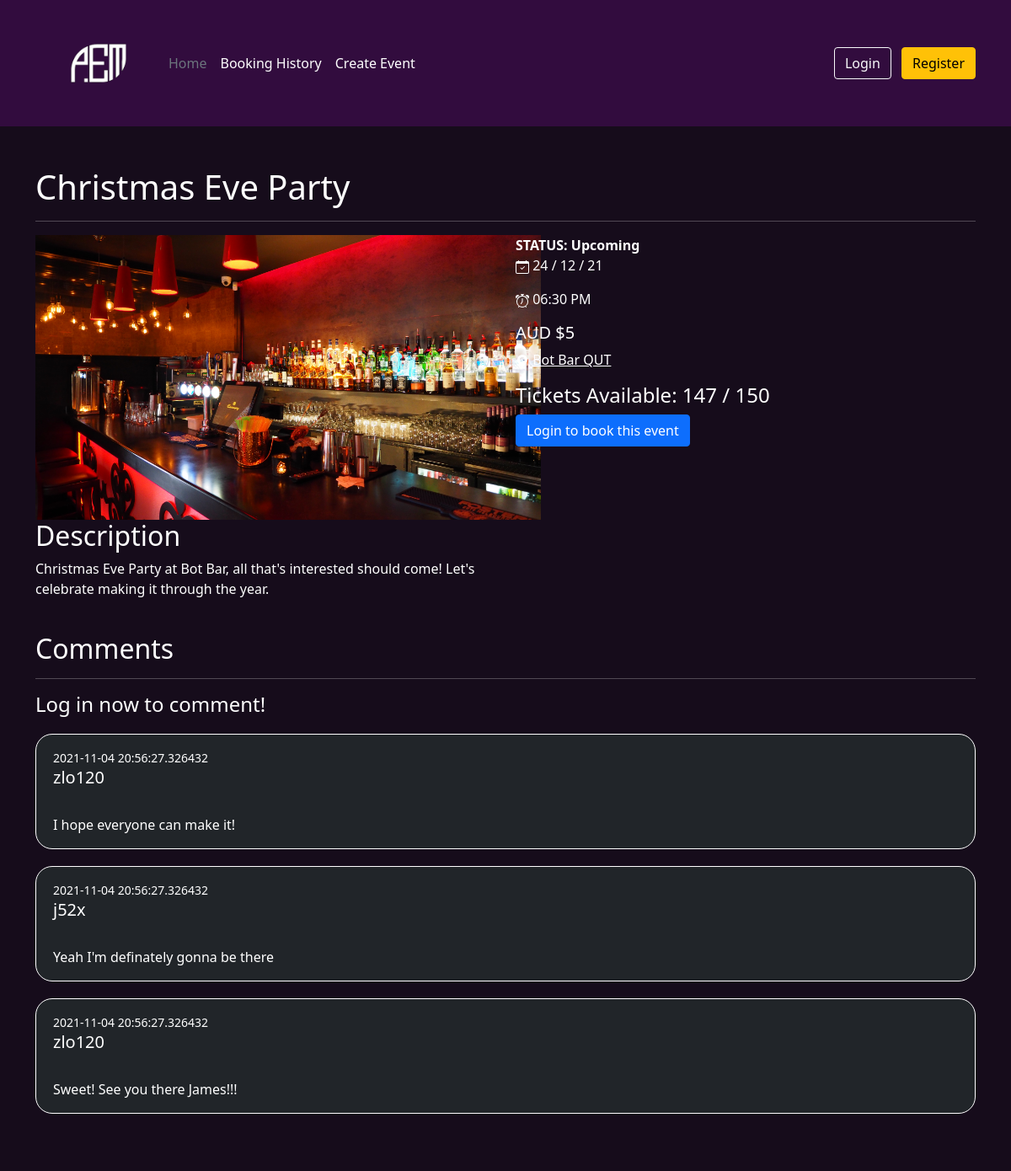
Screenshot of /event/view/1 with the database file from the repository.
### website/models.py (models this page shows)
class Event(db.Model):
    __tablename__ = "events"
    EventID = db.Column(db.Integer, primary_key = True, nullable = False, autoincrement=True)
    Name = db.Column(db.String(256), nullable = False)
    Description = db.Column(db.String(256), nullable = False)
    Status = db.Column(db.String(256), nullable = False)
    DateTime = db.Column(db.DateTime, nullable = False)
    Cost = db.Column(db.Integer, nullable = False)
    Address = db.Column(db.String(256), nullable = False)
    AvailableTickets = db.Column(db.Integer, nullable = False)
    TotalTickets = db.Column(db.Integer, nullable = False)
    Image = db.Column(db.String(256), nullable = True)
    Username = db.Column(db.Integer, db.ForeignKey('users.Username'))
    CategoryID = db.Column(db.Integer, db.ForeignKey('categories.CategoryID'))
    Comments = db.relationship("Comment", backref="Event")
    Orders = db.relationship("Order", backref="Event")

class Comment(db.Model):
    __tablename__ = "comments"
    CommentID = db.Column(db.Integer, primary_key = True, nullable = False, autoincrement=True)
    Comment = db.Column(db.String(256), nullable = False)
    DateTime = db.Column(db.DateTime, default=datetime.now())
    Username = db.Column(db.Integer, db.ForeignKey('users.Username'))
    EventID = db.Column(db.Integer, db.ForeignKey('events.EventID'))

### website/event.py (the view, shortened to what this page needs)
@eventbp.route('/view/<int:id>', methods=['GET', 'POST'])
def view(id):
    event = Event.query.filter_by(EventID = id).first()
    form = CreateComment()
    if event is None:
        return abort(404)
    bookingForm = bookEvent(event)
    return render_template("event/view.html", event = event, form = form , bookingForm = bookingForm)

### website/forms.py (called while the page is built)
def bookEvent(event):
    class CreateBooking(FlaskForm):
        Amount = IntegerField("Number of Tickets", validators=[InputRequired(), NumberRange(min = 1, max = event.AvailableTickets)])
        Submit = SubmitField("Place order")
    return CreateBooking()

### website/templates/event/view.html (shortened to what this page needs)
{% extends "base.html" %}
{% block body %}
<div class="container">
  <div class="white event-content mt-5">
    <h1 class="mb-3" style="text-align: left;">{{event.Name}}</h1>
    <hr>
    <div class="row mb-4">
      <div class="col-6">
        <img width="600px" src="{{ url_for('static' , filename=event.Image) }}" alt="">
        <h2>Description</h2>
        <p>{{event.Description}}</p>
      </div>
      <div class="col-6">
        <strong>STATUS: {{event.Status}}</strong>
        <p> {{event.DateTime.strftime('%d / %m / %y')}}</p>
        <p> {{event.DateTime.strftime('%I:%M %p')}}</p>
        <h5>AUD ${{event.Cost}}</h5>
        <p><svg xmlns="http://www.w3.org/2000/svg" width="16" height="16" fill="currentColor" class="bi bi-geo-alt-fill" viewBox="0 0 16 16">
            <path d="M8 16s6-5.686 6-10A6 6 0 0 0 2 6c0 4.314 6 10 6 10zm0-7a3 3 0 1 1 0-6 3 3 0 0 1 0 6z"/>
          </svg> <a style="color: white;" target="_blank" href="https://maps.google.com/?q={{event.Address}}">{{event.Address}}</a></p>
        <h4>Tickets Available: {{event.AvailableTickets}} / {{event.TotalTickets}}</h4>
        {%if event.Status == "Cancelled"%}
        <button type="button" class="btn btn-primary" disabled>Cancelled</button>
        {% elif event.AvailableTickets == 0 %}
        <button type="button" class="btn btn-primary" disabled>Booked Out</button>
        {% elif current_user.is_authenticated %}
        <button type="button" class="btn btn-primary" data-bs-toggle="modal" data-bs-target="#bookingModal">
          Purchase Tickets
        </button>
        {% else %}
        <a href="{{url_for('auth.login')}}" class="btn btn-primary">Login to book this event</a>
        {% endif %}
      </div>
    </div>
    <div class="comments">
      <h2>Comments</h2>
      <hr>
      {% if current_user.is_authenticated %}
      <form action="" method="POST">
        {{form.hidden_tag()}}
        <div class="form-group">
          {{form.Content(class="form-control")}}
          {{form.Submit(class="form-control mt-3 mb-5 btn btn-primary", style="width:25%")}}
        </div>
      </form>
      {%else%}
      <h4>Log in now to comment!</h4>
      {% endif %}
      {% if event.Comments | length < 1 %}
      <h4>There doesn't seem to be any comments yet...</h4>
      {% else %}
        {% for comment in event.Comments %}
        <div class="comment bg-dark" style="border-style: solid; border-width: thin; border-color: white;">
          <div class="comment-contents">
            <small>{{comment.DateTime}}</small>
              <h5 class="">{{comment.Username}}</h5><br>
              <p>{{comment.Comment}}</p>
          </div>
        </div>
        {% endfor %}
      {% endif %}
    </div>
</div>
</div>
{% endblock %}

### website/static/index.css (style rules this page uses)
.white { color: white; }
.white p { color: white; }
h1, h2, h3, h4, h5, h6 { color: white; }
p { color: black; }
body { background-color: #160c1b; }
hr { border: 0; border-top: 1px solid white; }
.comments { text-align: left; }
.comment { border-radius: 20px; margin-top: 20px; margin-bottom: 20px; }
.comment-contents { padding-left: 20px; padding-top: 15px; }

### rows the page displays
Event: Name "Christmas Eve Party", Image (picture), Description "Christmas Eve Party at Bot Bar, all that's interested should come! Let's celebrate making it through the year.", Status "Upcoming", DateTime "24 / 12 / 21", DateTime "06:30 PM", Cost "5", Address "Bot Bar QUT", AvailableTickets "147", TotalTickets "150"
Comment: DateTime "2021-11-04 20:56:27.326432", Username "zlo120", Comment "I hope everyone can make it!"
Comment: DateTime "2021-11-04 20:56:27.326432", Username "j52x", Comment "Yeah I'm definately gonna be there"
Comment: DateTime "2021-11-04 20:56:27.326432", Username "zlo120", Comment "Sweet! See you there James!!!"
